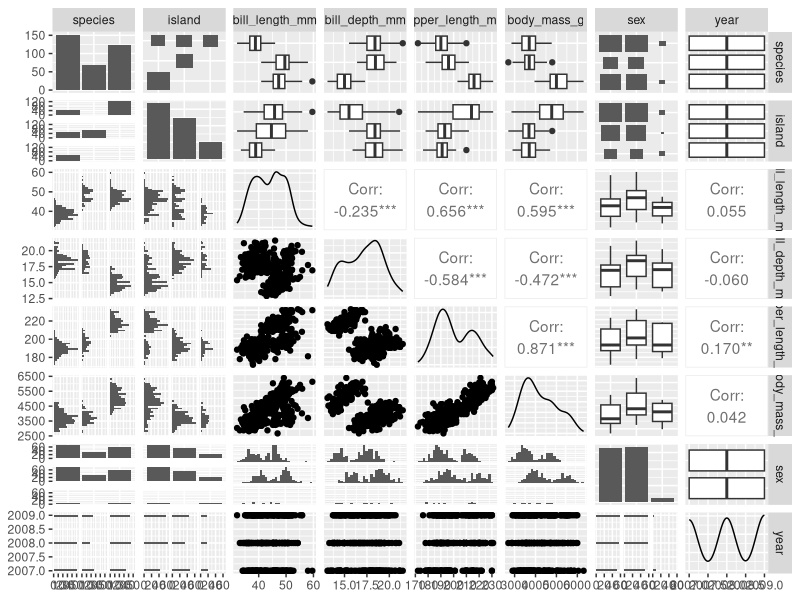
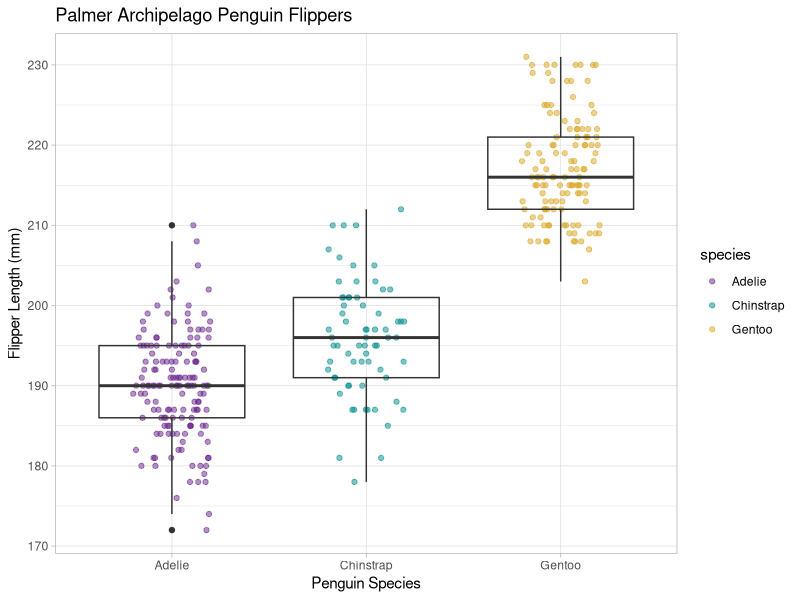
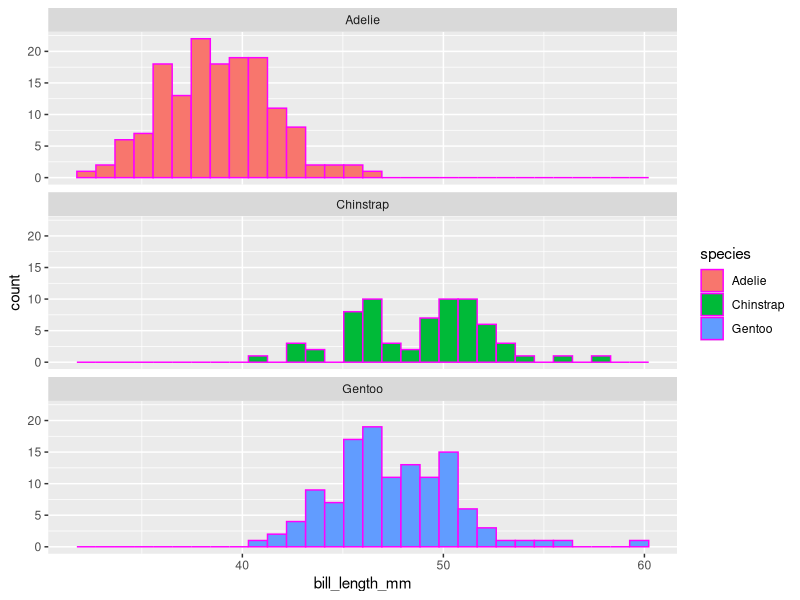

These charts were generated, in order, by the following R code:
## ---- chunk 1
#| warning: false
#| echo: false

# Warning command will take out the warning messages when rendered
# Echo command will still show the output just not the code

library(tidyverse)
library(palmerpenguins)
library(GGally) # to install install.packages("GGally")
library(skimr)
## ---- chunk 2
#| include: false

# Tell me the column names 
names(penguins)

# What are the dimensions?
dim(penguins)

# Can you show me the first 6 lines?
head(penguins)

# Can you show me the last 6 lines?
tail(penguins)

## ---- chunk 3
skimr::skim(penguins)

# to define which package the command is coming from put in package name::
## ---- chunk 4
#| warning: false
#| include: false
GGally::ggpairs(penguins)
## ---- chunk 5
#| fig.cap = "my awesome figure caption"
ggplot(data = penguins, aes(x = species, y = flipper_length_mm)) + 
  geom_jitter(width = 0.2, 
              alpha = 0.5,
              height = 0,
              aes(color = species)) + 
  geom_boxplot(fill = NA) + 
  theme_light() +
  scale_color_manual(values = c("darkorchid4", "cyan4", "goldenrod")) +
  labs(x = "Penguin Species", 
       y = "Flipper Length (mm)", 
       title = "Palmer Archipelago Penguin Flippers")

# Use alpha to change opacity, 0 = transparent
## ---- chunk 6
ggplot(data = penguins, aes(x = bill_length_mm)) + 
  geom_histogram(aes(fill = species), color = "magenta") +
  facet_wrap(~species, ncol= 1)
